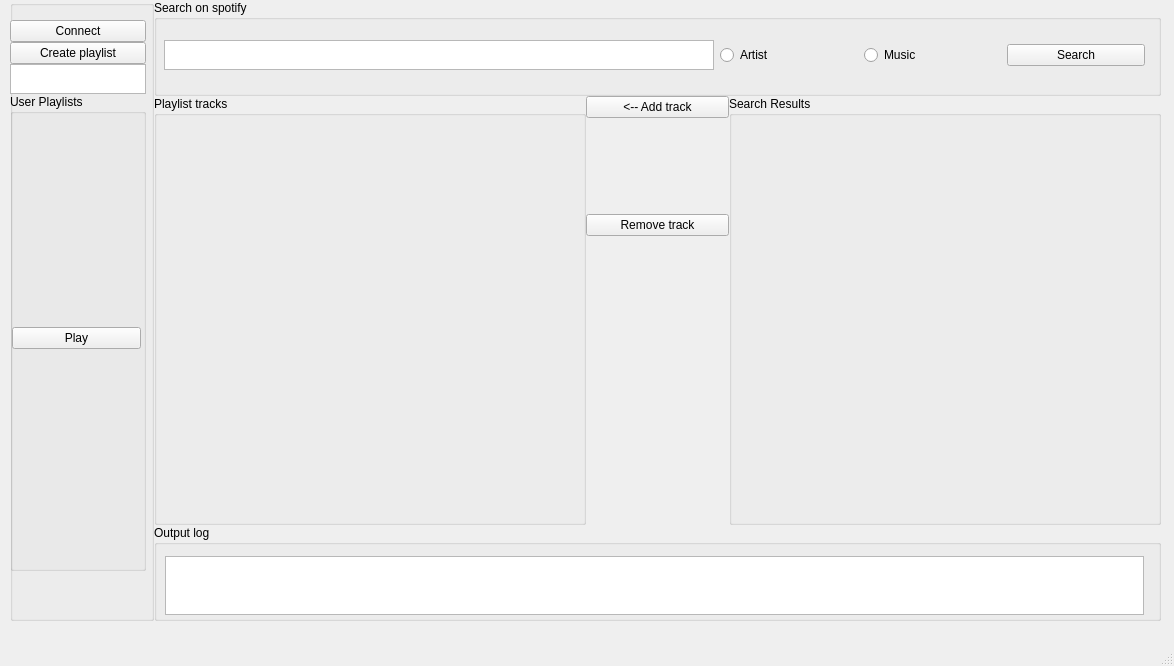
<?xml version="1.0" encoding="UTF-8"?>
<ui version="4.0">
 <class>MainWindow</class>
 <widget class="QMainWindow" name="MainWindow">
  <property name="geometry">
   <rect>
    <x>0</x>
    <y>0</y>
    <width>1174</width>
    <height>666</height>
   </rect>
  </property>
  <property name="sizePolicy">
   <sizepolicy hsizetype="Fixed" vsizetype="Fixed">
    <horstretch>0</horstretch>
    <verstretch>0</verstretch>
   </sizepolicy>
  </property>
  <property name="windowTitle">
   <string>Spotify API</string>
  </property>
  <widget class="QWidget" name="centralwidget">
   <widget class="QWidget" name="gridLayoutWidget">
    <property name="geometry">
     <rect>
      <x>10</x>
      <y>0</y>
      <width>1151</width>
      <height>621</height>
     </rect>
    </property>
    <layout class="QGridLayout" name="mainLayout" rowstretch="1,1,1,1,1,1,1,1" columnstretch="1,1,1,1,1,1,1,1">
     <property name="sizeConstraint">
      <enum>QLayout::SetMaximumSize</enum>
     </property>
     <property name="spacing">
      <number>0</number>
     </property>
     <item row="0" column="0" rowspan="8">
      <widget class="QGroupBox" name="playlistGBox">
       <property name="sizePolicy">
        <sizepolicy hsizetype="Preferred" vsizetype="Preferred">
         <horstretch>1</horstretch>
         <verstretch>1</verstretch>
        </sizepolicy>
       </property>
       <property name="title">
        <string/>
       </property>
       <property name="flat">
        <bool>false</bool>
       </property>
       <widget class="QWidget" name="verticalLayoutWidget">
        <property name="geometry">
         <rect>
          <x>0</x>
          <y>20</y>
          <width>141</width>
          <height>551</height>
         </rect>
        </property>
        <layout class="QVBoxLayout" name="playlistVLayout" stretch="1,1,1,4">
         <property name="spacing">
          <number>0</number>
         </property>
         <property name="rightMargin">
          <number>5</number>
         </property>
         <item>
          <widget class="QPushButton" name="connectBt">
           <property name="text">
            <string>Connect</string>
           </property>
          </widget>
         </item>
         <item>
          <widget class="QPushButton" name="createPlaylistBt">
           <property name="text">
            <string>Create playlist</string>
           </property>
          </widget>
         </item>
         <item>
          <widget class="QTextEdit" name="playlistNameTxEdit">
           <property name="sizePolicy">
            <sizepolicy hsizetype="Preferred" vsizetype="Preferred">
             <horstretch>0</horstretch>
             <verstretch>0</verstretch>
            </sizepolicy>
           </property>
           <property name="maximumSize">
            <size>
             <width>16777215</width>
             <height>30</height>
            </size>
           </property>
          </widget>
         </item>
         <item>
          <widget class="QGroupBox" name="playlistViewGBox">
           <property name="title">
            <string>User Playlists</string>
           </property>
           <widget class="QWidget" name="verticalLayoutWidget_4">
            <property name="geometry">
             <rect>
              <x>0</x>
              <y>29</y>
              <width>131</width>
              <height>431</height>
             </rect>
            </property>
            <layout class="QVBoxLayout" name="playGboxVLayout" stretch="0">
             <property name="leftMargin">
              <number>2</number>
             </property>
             <item>
              <widget class="QPushButton" name="playBt">
               <property name="text">
                <string>Play</string>
               </property>
              </widget>
             </item>
            </layout>
           </widget>
          </widget>
         </item>
        </layout>
       </widget>
      </widget>
     </item>
     <item row="0" column="1" colspan="7">
      <widget class="QGroupBox" name="searchGBox">
       <property name="sizePolicy">
        <sizepolicy hsizetype="Preferred" vsizetype="Preferred">
         <horstretch>1</horstretch>
         <verstretch>1</verstretch>
        </sizepolicy>
       </property>
       <property name="title">
        <string>Search on spotify</string>
       </property>
       <widget class="QWidget" name="horizontalLayoutWidget">
        <property name="geometry">
         <rect>
          <x>10</x>
          <y>30</y>
          <width>981</width>
          <height>51</height>
         </rect>
        </property>
        <layout class="QHBoxLayout" name="searchHLayout" stretch="4,1,1,1">
         <item>
          <widget class="QTextEdit" name="searchTxEdit">
           <property name="sizePolicy">
            <sizepolicy hsizetype="Preferred" vsizetype="Preferred">
             <horstretch>0</horstretch>
             <verstretch>0</verstretch>
            </sizepolicy>
           </property>
           <property name="maximumSize">
            <size>
             <width>16777215</width>
             <height>30</height>
            </size>
           </property>
          </widget>
         </item>
         <item>
          <widget class="QRadioButton" name="artistRBt">
           <property name="sizePolicy">
            <sizepolicy hsizetype="Minimum" vsizetype="Fixed">
             <horstretch>0</horstretch>
             <verstretch>0</verstretch>
            </sizepolicy>
           </property>
           <property name="text">
            <string>Artist</string>
           </property>
          </widget>
         </item>
         <item>
          <widget class="QRadioButton" name="musicRBt">
           <property name="text">
            <string>Music</string>
           </property>
          </widget>
         </item>
         <item>
          <widget class="QPushButton" name="searchBt">
           <property name="text">
            <string>Search</string>
           </property>
          </widget>
         </item>
        </layout>
       </widget>
      </widget>
     </item>
     <item row="3" column="4">
      <widget class="QPushButton" name="removeTrackBt">
       <property name="text">
        <string>Remove track</string>
       </property>
      </widget>
     </item>
     <item row="1" column="1" rowspan="6" colspan="3">
      <widget class="QGroupBox" name="tracksGBox">
       <property name="sizePolicy">
        <sizepolicy hsizetype="Preferred" vsizetype="Preferred">
         <horstretch>2</horstretch>
         <verstretch>1</verstretch>
        </sizepolicy>
       </property>
       <property name="title">
        <string>Playlist tracks</string>
       </property>
       <widget class="QWidget" name="verticalLayoutWidget_2">
        <property name="geometry">
         <rect>
          <x>10</x>
          <y>30</y>
          <width>411</width>
          <height>381</height>
         </rect>
        </property>
        <layout class="QVBoxLayout" name="tracksVLayout"/>
       </widget>
      </widget>
     </item>
     <item row="1" column="4">
      <widget class="QPushButton" name="addTrackBt">
       <property name="text">
        <string>&lt;-- Add track</string>
       </property>
      </widget>
     </item>
     <item row="7" column="1" colspan="7">
      <widget class="QGroupBox" name="logGBox">
       <property name="sizePolicy">
        <sizepolicy hsizetype="Preferred" vsizetype="Preferred">
         <horstretch>1</horstretch>
         <verstretch>1</verstretch>
        </sizepolicy>
       </property>
       <property name="title">
        <string>Output log</string>
       </property>
       <widget class="QWidget" name="horizontalLayoutWidget_2">
        <property name="geometry">
         <rect>
          <x>10</x>
          <y>30</y>
          <width>981</width>
          <height>61</height>
         </rect>
        </property>
        <layout class="QHBoxLayout" name="logHLayout" stretch="0">
         <property name="leftMargin">
          <number>1</number>
         </property>
         <property name="topMargin">
          <number>1</number>
         </property>
         <property name="rightMargin">
          <number>1</number>
         </property>
         <property name="bottomMargin">
          <number>1</number>
         </property>
         <item>
          <widget class="QPlainTextEdit" name="logPTxEdit">
           <property name="readOnly">
            <bool>true</bool>
           </property>
          </widget>
         </item>
        </layout>
       </widget>
      </widget>
     </item>
     <item row="1" column="5" rowspan="6" colspan="3">
      <widget class="QGroupBox" name="resultGBox">
       <property name="sizePolicy">
        <sizepolicy hsizetype="Preferred" vsizetype="Preferred">
         <horstretch>2</horstretch>
         <verstretch>1</verstretch>
        </sizepolicy>
       </property>
       <property name="title">
        <string>Search Results</string>
       </property>
       <widget class="QWidget" name="verticalLayoutWidget_3">
        <property name="geometry">
         <rect>
          <x>10</x>
          <y>30</y>
          <width>411</width>
          <height>381</height>
         </rect>
        </property>
        <layout class="QVBoxLayout" name="resultVLayout"/>
       </widget>
      </widget>
     </item>
    </layout>
   </widget>
  </widget>
  <widget class="QMenuBar" name="menubar">
   <property name="geometry">
    <rect>
     <x>0</x>
     <y>0</y>
     <width>1174</width>
     <height>22</height>
    </rect>
   </property>
  </widget>
  <widget class="QStatusBar" name="statusbar"/>
 </widget>
 <resources/>
 <connections/>
</ui>
